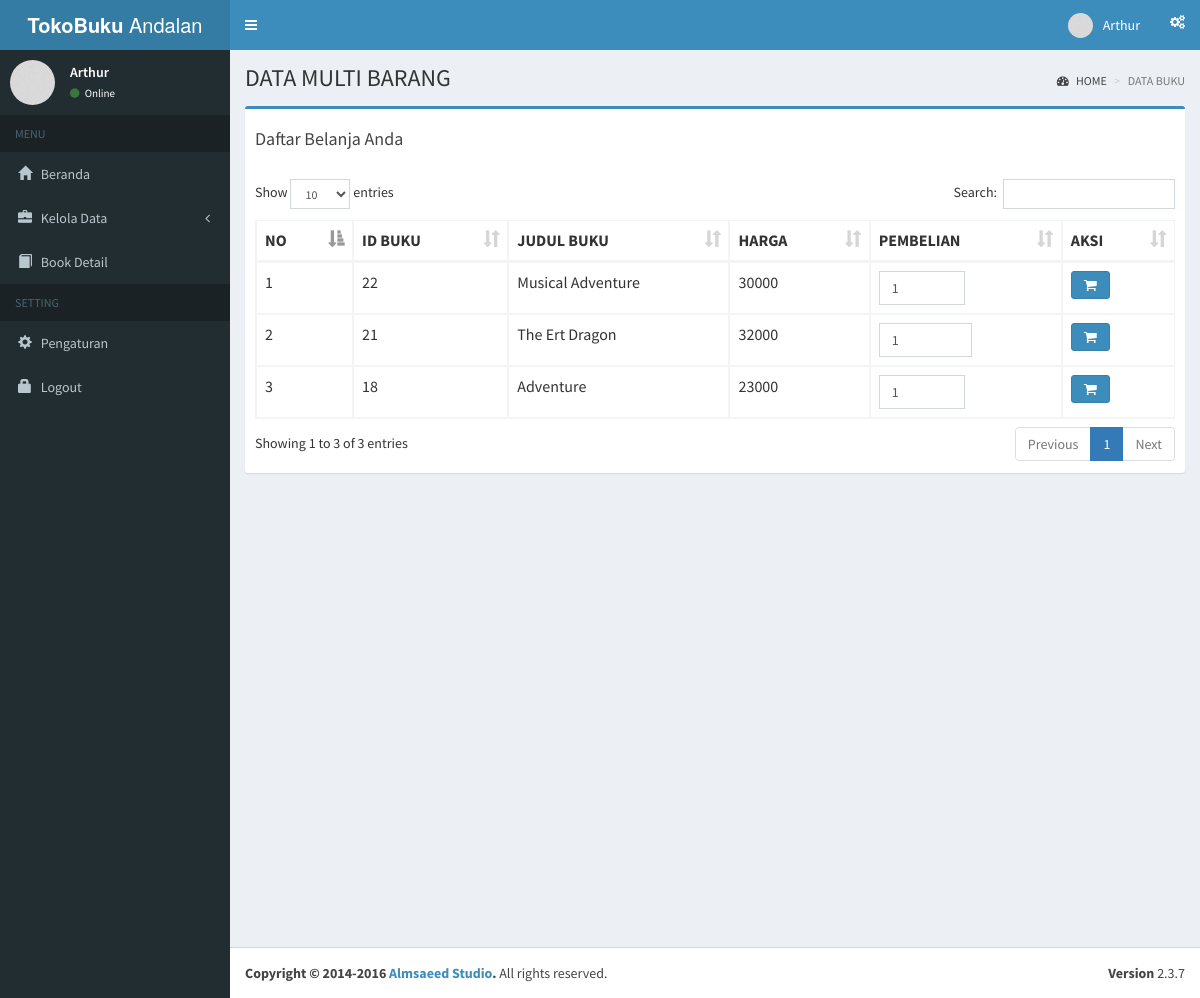
Screenshot of /index.php?page=data_barang (signed in) with the database file from the repository.
### tables this page shows
CREATE TABLE `buku` (
  `id_buku` int(11) NOT NULL,
  `judul` varchar(255) DEFAULT NULL,
  `noisbn` int(50) DEFAULT NULL,
  `penulis` varchar(255) DEFAULT NULL,
  `penerbit` varchar(255) DEFAULT NULL,
  `tahun` int(11) DEFAULT NULL,
  `stok` int(50) DEFAULT NULL,
  `harga_pokok` int(255) DEFAULT NULL,
  `harga_jual` int(255) DEFAULT NULL,
  `gambar` varchar(50) NOT NULL
);

### pages/multi_barang/data_multi.php (the view, shortened to what this page needs)
<div class="content-wrapper">
  <section class="content-header">
    <h1>
      DATA MULTI BARANG
    </h1>
    <ol class="breadcrumb">
      <li><a href="index.php"><i class="fa fa-dashboard"></i> HOME</a></li>
      <li class="active">DATA BUKU</li>
    </ol>
  </section>
  <section class="content">
    <div class="row">
      <div class="col-xs-12">
        <div class="box box-primary">
          <div class="box-header">
            <?php require_once 'kantong_belanja.php'; ?>
          </div>
          <div class="box-body table-responsive">
            <table id="buku" class="table table-bordered table-hover">
              <thead>
                <tr>
                  <th>NO</th>
                  <th>ID BUKU</th>
                  <th>JUDUL BUKU</th>
                  <th>HARGA</th>
                  <th>PEMBELIAN</th>
                  <th>AKSI</th>
                </tr>
              </thead>
              <tbody>
                <?php
                include "conf/koneksi.php";
                $no = 0;
                $query = mysqli_query($koneksi, "SELECT * FROM buku ORDER BY id_buku DESC");
                while ($row = mysqli_fetch_array($query)) {
                ?>
                  <tr>
                    <form method="POST" action="index.php?page=data_barang">
                      <td><?php echo $no = $no + 1; ?></td>
                      <td><?php echo $row['id_buku']; ?></td>
                      <td><?php echo $row['judul']; ?></td>
                      <td><?php echo $row['harga_jual']; ?></td>
                      <td>
                        <input class="form-control" type="number" name="pembelian" value="1" min="1" max="<?= $row['stok']; ?>">
                      </td>
                      <td>
                        <button class="btn btn-primary" type="submit" name="submit">
                          <i class="fa fa-shopping-cart"></i>
                        </button>
                      </td>
                  </tr>
                <?php } ?>
              </tbody>
            </table>
          </div>
        </div>
      </div>
    </div>
  </section>
</div>

### rows the page displays
buku: id_buku "22", judul "Musical Adventure", harga_jual "30000"
buku: no "2", id_buku "21", judul "The Ert Dragon", harga_jual "32000"
buku: no "3", id_buku "18", judul "Adventure", harga_jual "23000"
